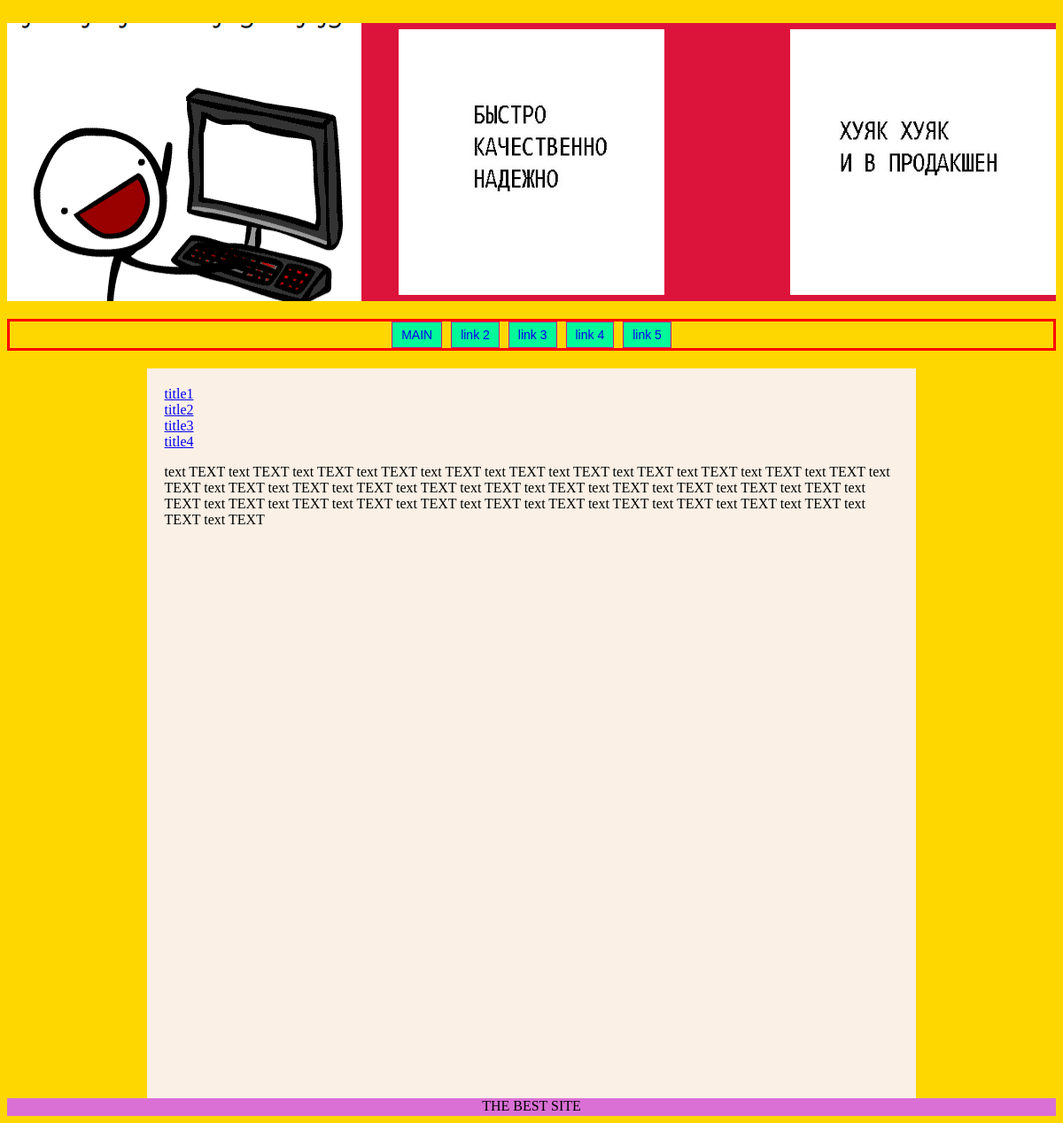
Screenshot of /proj1/index.php with the database file from the repository.
### tables this page shows
CREATE TABLE IF NOT EXISTS `articles` (
  `id` int(11) NOT NULL AUTO_INCREMENT,
  `title` varchar(255) NOT NULL,
  `text` text NOT NULL,
  PRIMARY KEY (`id`)
);

### proj1/index.php (called while the page is built)
<?php
include 'functions/connect_bd.php';
include 'functions/functions.php';
$mysqli = connect();
$mydata = take($mysqli);
include 'view/view.php';
?>

### proj1/functions/functions.php (called while the page is built, shortened)
<?php
function take($mysqli) {
    $result = mysqli_query($mysqli, 'SELECT id, title, text FROM articles') or die(mysqli_error());
    while ($row = mysqli_fetch_assoc($result)) {
        $myrow[] = $row;
    }
    return $myrow;
}

### proj1/view/view.php (the view, shortened to what this page needs)
<!DOCTYPE html>
<html>
    <head>
        <link href="css/style.css" rel="stylesheet" type="text/css"/>
    </head>
    <body>
        <header>
            <div class="header">
                <div class="header_i">
                    <div class="header_c">
                        <div class="header_t">
                        </div>
                    </div>
                </div>
            </div>
        </header>
        <div id="mainmenu">
            <ul>
                <li><a href="http://localhost/proj1/index.php#"> MAIN </a></li>
                <li><a href="#">link 2</a></li>
                <li><a href="#">link 3</a></li>
                <li><a href="#">link 4</a></li>
                <li><a href="#">link 5</a></li>
            </ul>
        </div>
        <div class="content">
            <?php
            foreach ($mydata as $val) {
                echo '<a href = single_article.php?id=' . $val['id'] . '>' . $val['title'] . "</a><br/>";
            }
            ?>
            <p>text TEXT text TEXT text TEXT text TEXT text TEXT text TEXT text TEXT
                text TEXT text TEXT text TEXT text TEXT text TEXT text TEXT text TEXT
                text TEXT text TEXT text TEXT text TEXT text TEXT text TEXT text TEXT
                text TEXT text TEXT text TEXT text TEXT text TEXT text TEXT text TEXT
                text TEXT text TEXT text TEXT text TEXT text TEXT text TEXT text TEXT </p>
        </div>
        <footer>
            <div class="footer">
                THE BEST SITE
            </div>
        </footer>
    </body>
</html>

### proj1/css/style.css (style rules this page uses)
html, body { background: gold; }
header { margin-bottom: 20px; background: crimson; }
.header_i { width: 100%; height: 40%; background: url(img/fsdfksdjfksjdf.gif)no-repeat left; }
.header_t { width: 100%; height: 100%; background: url(img/hujak.jpg) no-repeat right; }
.header_c { width: 100%; height: 100%; background: url(img/bkn.jpg) no-repeat center; }
.content { padding-top: 20px; padding-bottom: 20px; padding: 20px; margin: auto; width: 70%; height: 100%; background: linen; }
footer { width: 100%; height: 20px; background: orchid; text-align: center; }
#mainmenu { position: relative; overflow:hidden; height:30px; margin:20px 0; border: 3px solid red; }
#mainmenu ul { list-style:none; margin:0; padding:0; position: relative; left:50%; float:left; font:14px Arial, Helvetica, sans-serif; height:30px; }
#mainmenu ul li { position:relative; left:-50%; float:left; margin:0 5px; height:30px; }
#mainmenu ul li a { display:block; text-decoration:none; padding:6px 10px; background: mediumspringgreen; border: 1px solid mediumvioletred; }

### rows the page displays
articles: title "title1"
articles: title "title2"
articles: title "title3"
articles: title "title4"
